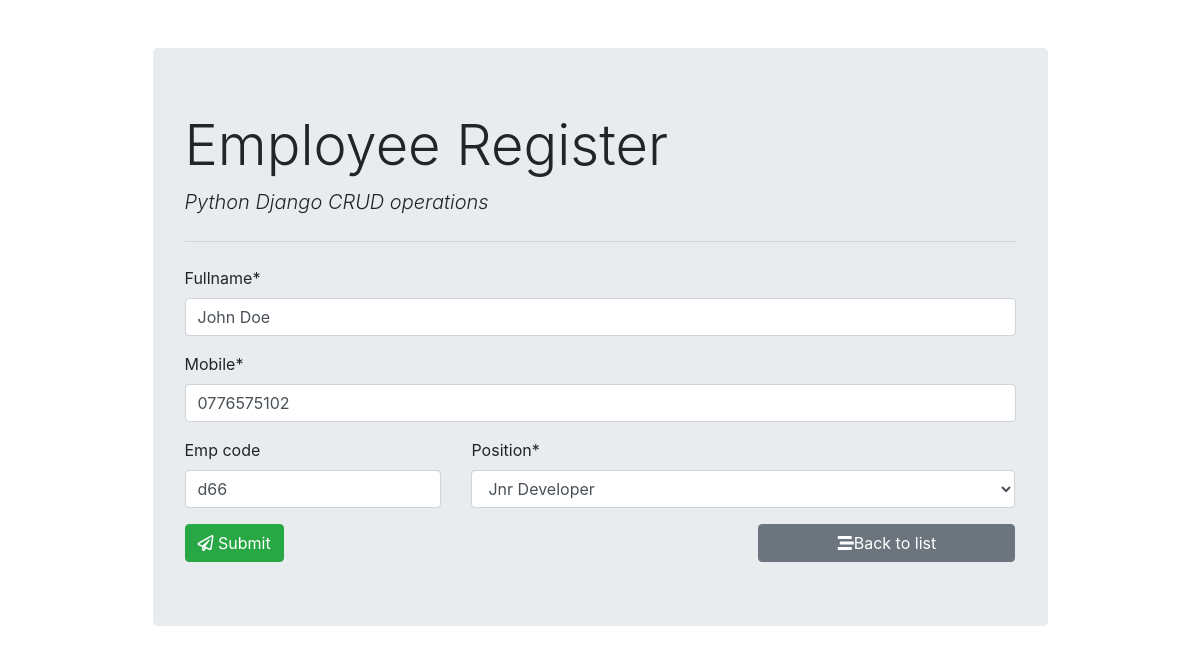
Page /employee/1 on the committed database.
### employee_register/models.py (models this page shows, shortened)
class Employee(models.Model):
    fullname = models.CharField(max_length=100)
    emp_code = models.CharField(max_length=3)
    mobile = models.CharField(max_length=10)
    position = models.ForeignKey(Position, on_delete=models.CASCADE)

### employee_register/views.py (the view, shortened to what this page needs)
# urls.py: path('', views.employee_form, name='employee_insert'),
def employee_form(request, id=0):
    if request.method == 'GET':
        if id == 0:
            form = EmployeeForm()
        else:
            employee = Employee.objects.get(pk=id)
            form = EmployeeForm(instance=employee)
        return render(request, 'employee_register/employee_form.html', {'form':form})

### employee_register/forms.py
class EmployeeForm(forms.ModelForm):
    class Meta:
        model =  Employee
        fields = ('fullname', 'mobile', 'emp_code', 'position')
        label = {
            'fullname':'Full Name',
            'emp_code':'EMP. Code'
        }
    def __init__(self, *args, **kwargs):
        super(EmployeeForm,self).__init__(*args, **kwargs)
        self.fields['position'].empty_label = "Select"
        self.fields['emp_code'].required = False     # remove required validation

### employee_register/models.py (called while the page is built)
    def __str__(self):
        return self.title

### employee_register/templates/employee_register/employee_form.html (shortened to what this page needs)
{% extends 'employee_register/base.html' %}
{% load crispy_forms_tags %}
{% block content %}
<form action="" method="POST" autocomplete="off">
    {{ form.fullname|as_crispy_field }}
    {{ form.mobile|as_crispy_field }}
    <div class="row">
        <div class="col-md-4">
            {{ form.emp_code|as_crispy_field }}
        </div>
        <div class="col-md-8">
            {{ form.position|as_crispy_field }}
        </div>
    </div>
    <div class="row">
        <div class="col-md-8">
            <button type="submit" class="btn btn-success"><i class="far fa-paper-plane"></i> Submit</button>
        </div>
        <div class="col-md-4">
            <a href="{% url 'employee_list' %}" class="btn btn-secondary btn-md btn-block ">
                <i class="fas fa-stream"></i>Back to list
            </a>
        </div>
    </div>
</form>
{% endblock %}

### rows in the picture
Employee: fullname "John Doe", mobile "0776575102", emp_code "d66", position "Jnr Developer"
